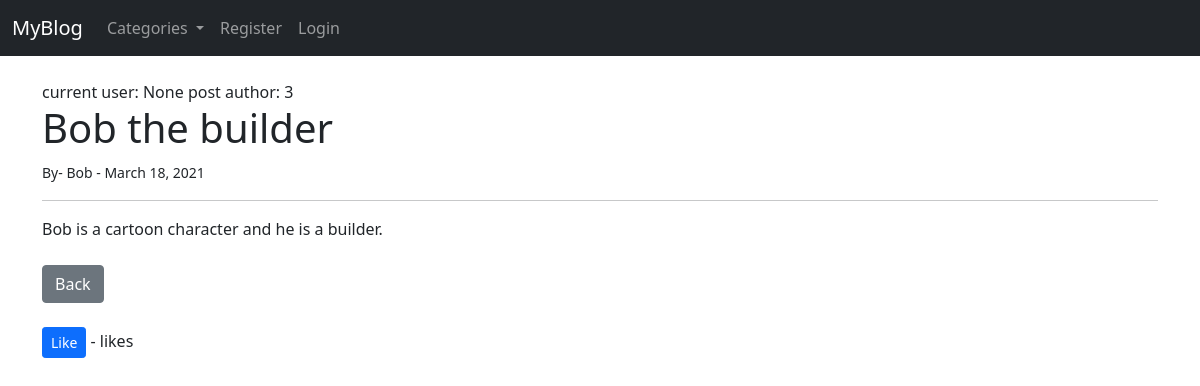
Page /article/6 on the committed database.
### theblog/models.py (models this page shows, shortened)
class Post(models.Model):
    title = models.CharField(max_length=255)
    title_tag = models.CharField(max_length=255)
    author = models.ForeignKey(User, on_delete=models.CASCADE)
    body = models.TextField()
    post_date = models.DateField(auto_now_add=True)
    category = models.CharField(max_length=255, default='coding')
    likes = models.ManyToManyField(User, related_name='blog_posts')

### theblog/views.py (the view)
# urls.py: path('article/<int:pk>', Article.as_view(), name="article-detail"),
class Article(DetailView):
    model = Post
    template_name = 'article_detail.html'
    def get_context_data(self, *args, **kwargs):
        cat_menu = Category.objects.all()
        context = super(Article, self).get_context_data(*args, **kwargs)
        context["cat_menu"] = cat_menu
        return context

### theblog/models.py (called while the page is built)
    def __str__(self):
        return self.name

### theblog/templates/article_detail.html (shortened to what this page needs)
{% extends "base.html" %}
{% block content %}
current user: {{ user.id }}
post author: {{ post.author.id }}
<h1>{{ post.title }}</h1>
<small>
    By- {{ post.author.first_name }}
    {{ post.author.last_name }} -
    {{ post.post_date }}
</small><br>
<hr>
{{ post.body }}
<br><br>
<a href="{% url 'home' %}" class="btn btn-secondary">Back</a>
<br><br>
<form action="{% url 'like_post' post.pk %}" method="POST">
    <button type="submit" class="btn btn-primary btn-sm" value="{{ post.id }}" name="post_id">Like</button> - {{ total_likes }} likes
</form>
{% endblock content %}

### rows in the picture
Post: author.id "3", title "Bob the builder", author.first_name "Bob", post_date "March 18, 2021", body "Bob is a cartoon character and he is a builder."

### other values in the picture
{{ user.id }} "None"
